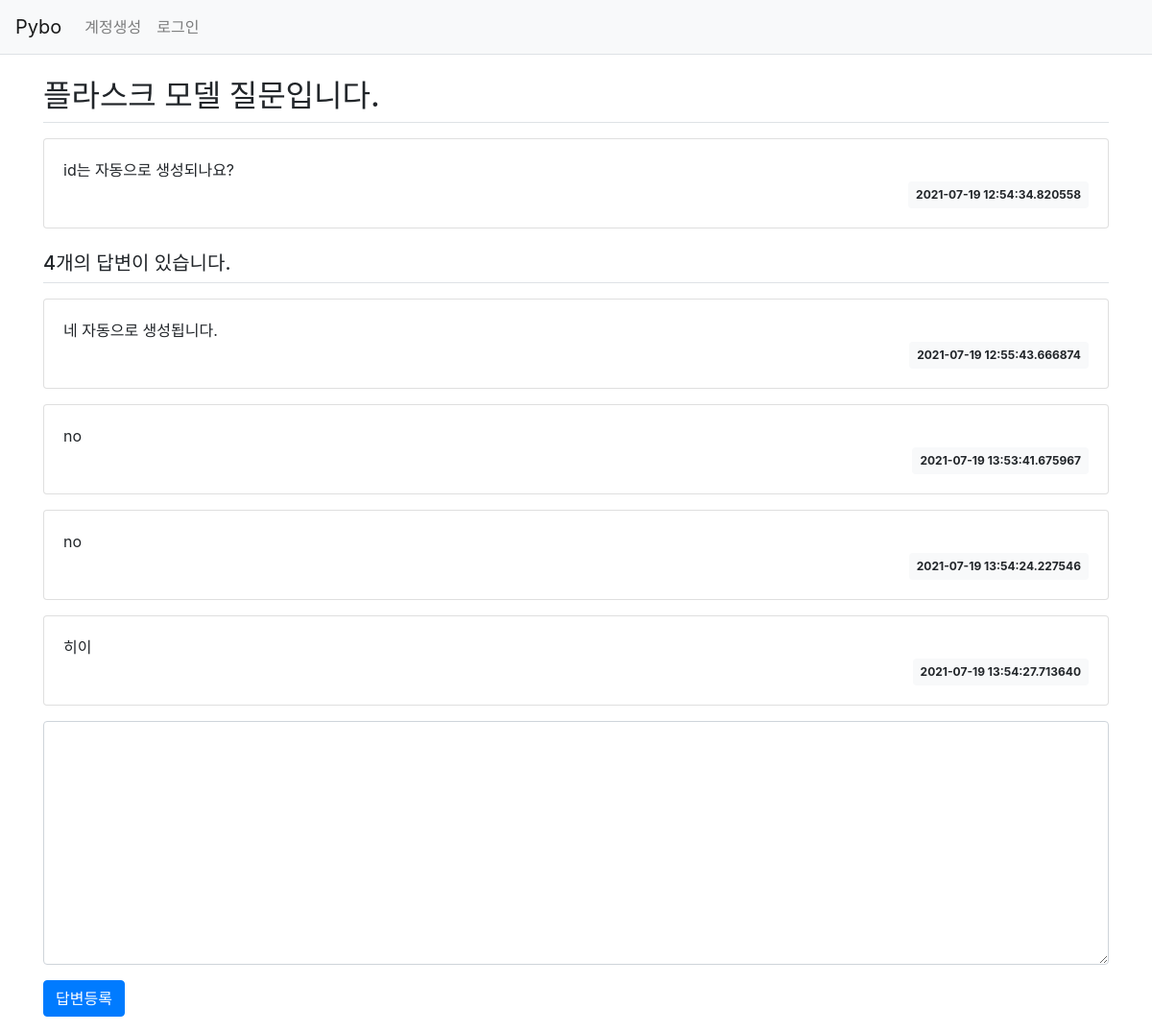
Screenshot of /question/detail/2/ with the database file from the repository.
### pybo/models.py (models this page shows)
class Question(db.Model):
    id = db.Column(db.Integer, primary_key=True)
    subject = db.Column(db.String(200), nullable=False)
    content = db.Column(db.Text(), nullable=False)
    create_date = db.Column(db.DateTime(), nullable=False)

class Answer(db.Model):
    id = db.Column(db.Integer, primary_key=True)
    question_id = db.Column(db.Integer, db.ForeignKey('question.id', ondelete='CASCADE'))
    question = db.relationship('Question', backref=db.backref('answer_set'))
    content = db.Column(db.Text(), nullable=False)
    create_date = db.Column(db.DateTime(), nullable=False)

### pybo/views/question_views.py (the view)
@bp.route('/detail/<int:question_id>/')
def detail(question_id):
    question = Question.query.get_or_404(question_id)
    return render_template('question/question_detail.html', question=question)

### pybo/templates/question/question_detail.html
{% extends 'base.html' %}
{% block content %}
<div class="container my-3">
    <h2 class="border-bottom py-2">{{ question.subject }}</h2>
    <div class="card my-3">
        <div class="card-body">
            <div class="card-text" style="white-space: pre-line;">{{ question.content }}</div>
            <div class="d-flex justify-content-end">
                <div class="badge badge-light p-2">
                    {{ question.create_date }}
                </div>
            </div>
        </div>
    </div>
    <h5 class="border-bottom my-3 py-2">{{ question.answer_set|length }}개의 답변이 있습니다.</h5>
    {% for answer in question.answer_set %}
    <div class="card my-3">
        <div class="card-body">
            <div class="card-text" style="white-space: pre-line;">{{ answer.content }}</div>
            <div class="d-flex justify-content-end">
                <div class="badge badge-light p-2">
                    {{ answer.create_date }}
                </div>
            </div>
        </div>
    </div>
    {% endfor %}
    <form action="{{ url_for('answer.create', question_id=question.id) }}" method="post" class="my-3">
        <div class="form-group">
            <textarea name="content" id="content" class="form-control" rows="10"></textarea>
        </div>
        <input type="submit" value="답변등록" class="btn btn-primary">
    </form>
</div>
{% endblock %}

### rows the page displays
Question: subject "플라스크 모델 질문입니다.", content "id는 자동으로 생성되나요?", create_date "2021-07-19 12:54:34.820558"
Answer: content "네 자동으로 생성됩니다.", create_date "2021-07-19 12:55:43.666874"
Answer: content "no", create_date "2021-07-19 13:53:41.675967"
Answer: content "no", create_date "2021-07-19 13:54:24.227546"
Answer: content "히이", create_date "2021-07-19 13:54:27.713640"

### other values shown
{{ question.answer_set|length }} "4"
